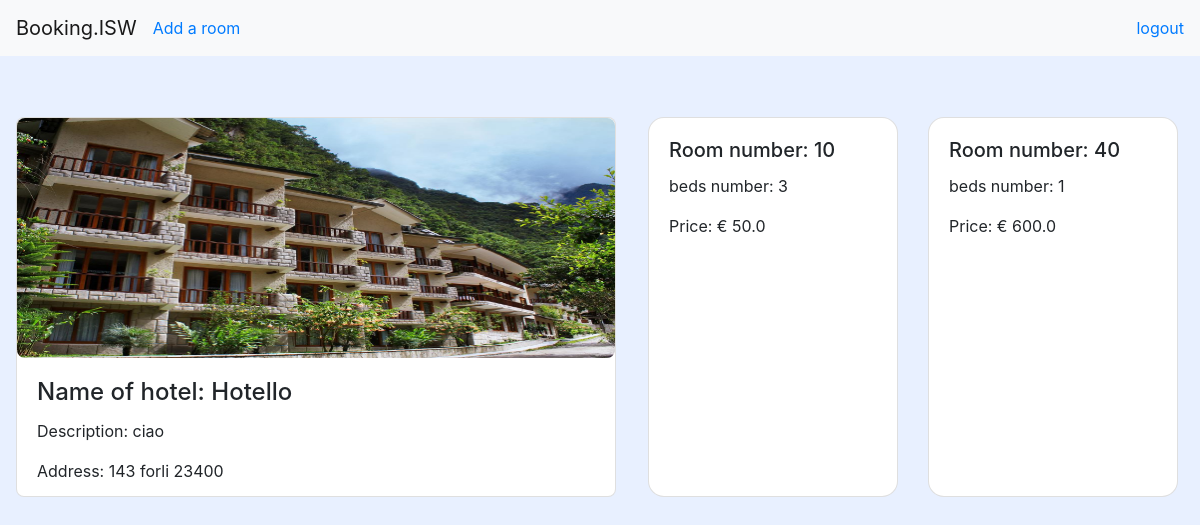
Before: /hotel/?name=Hotello&civN=143&city=forli with the older database file.
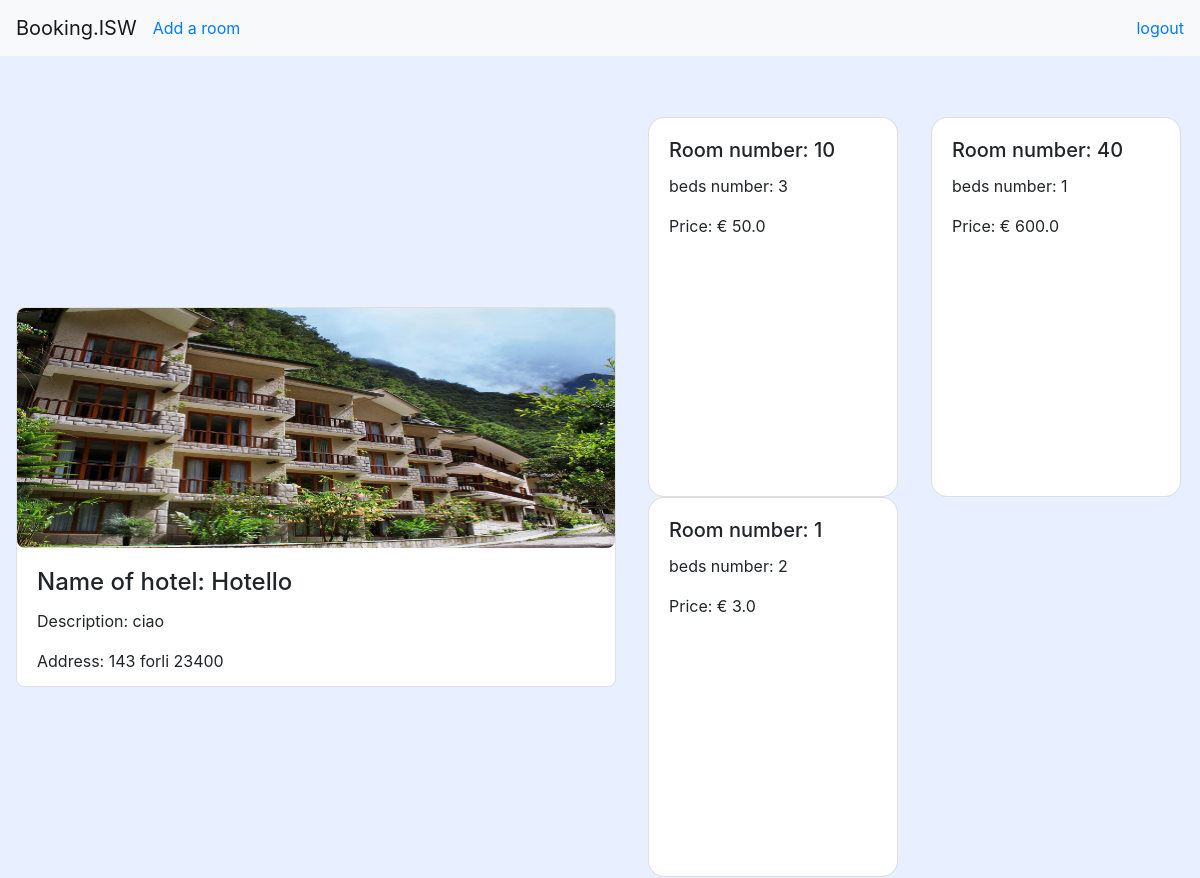
After: the same page with the newer database file.
### bookingApp/models.py (models this page shows, shortened)
class Room(models.Model):
    roomNumber = models.IntegerField(default=0)
    capacity = models.IntegerField(default=0)
    price = models.FloatField(default=0.0)
    hotelId = models.ForeignKey(Hotel, on_delete=models.CASCADE)
    services = models.ManyToManyField(IncludedService)

### bookingApp/views.py (the view)
# urls.py: path('hotel/', v.hotelDetail),
def hotelDetail(request):
    listaCamereHotel = []
    hotel = None
    hotelName = request.GET.get('name',None)
    hotelNumber = request.GET.get('civN',None)
    hotelCity = request.GET.get('city',None)
    for ht in Hotel.objects.all():
        if(ht.name == hotelName and ht.address.houseNumber == int(hotelNumber) and ht.address.city == hotelCity):
            hotel = ht
            for rm in Room.objects.all():
                if(rm.hotelId == hotel):
                    listaCamereHotel.append(rm)
    request.session['htName'] = hotel.name
    request.session['htCivN'] = hotel.address.houseNumber
    if(hotel != None):
        context = {'hotel': hotel,'roomList': listaCamereHotel}
    else:
        return HttpResponse("<h3>Nessun dettaglio al momento disponibile</h3>")
    return render(request,"manageHotel.html",context)

### templates/manageHotel.html (shortened to what this page needs)
<!DOCTYPE html>
<html lang="it" xmlns="http://www.w3.org/1999/html" xmlns="http://www.w3.org/1999/html">
<head>
    <link rel="stylesheet" href="https://stackpath.bootstrapcdn.com/bootstrap/4.1.1/css/bootstrap.min.css">
</head>
<body style="background-color:#e8f0ff">
<nav class="navbar navbar-expand-lg navbar-light bg-light">
  <div class="collapse navbar-collapse" id="navbarTogglerDemo01">
    <a class="navbar-brand" href="/homeHotelKeeper/">Booking.ISW</a>
    <ul class="navbar-nav mr-auto mt-2 mt-lg-0">
        <li class="nav-item">
            <a href="/addRoom/?name={{hotel.name}}&civN={{hotel.address.houseNumber}}&city={{hotel.address.city}}">Add a room</a>
        </li>
    </ul>
      <a href="/">logout</a>
  </div>
</nav>
<table style="margin-top:5%">
    <tr>
        <td>
<div class="container">
<div class="card" style="width:600px;height:380px;border-radius:0.5rem;">
    <img class="card-img-top" style="height:240px;border-radius:0.5rem;" src=/{{hotel.photoUrl}} alt="Card image cap">
    <div class="card-body">
        <h4 class="card-title"><a>Name of hotel: {{hotel.name}}</a></h4>
        <p class="card-text">Description: {{hotel.description}}</p>
        <p class="card-text">Address: {{hotel.address.rue}} {{hotel.address.houseNumber}} {{hotel.address.city}} {{hotel.address.zipCode}}</p>
    </div>
</div>
</div>
        </td>
        <td>
<div class="container">
    <div class="row">
    {% for rm in roomList %}
        <div class="col-sm-6">
    <div class="card" style="height:380px;width:250px;border-radius:1rem;">
      <div class="card-body">
        <h5 class="card-title">Room number: {{rm.roomNumber}}</h5>
        <p class="card-text">beds number: {{rm.capacity}}</p>
          <p>Price: € {{rm.price}}</p>
      </div>
    </div>
  </div>
    {% endfor %}
    </div>
</div>
        </td>
    </tr>
</table>
</body>
</html>

Changed rows visible on the page:
added Room: roomNumber "1", capacity "2", price "3.0"
